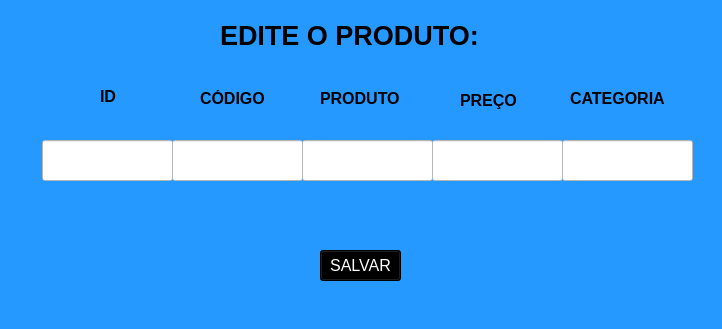
<?xml version="1.0" encoding="UTF-8"?>
<ui version="4.0">
 <class>MainWindow</class>
 <widget class="QMainWindow" name="MainWindow">
  <property name="geometry">
   <rect>
    <x>0</x>
    <y>0</y>
    <width>722</width>
    <height>329</height>
   </rect>
  </property>
  <property name="windowTitle">
   <string>MainWindow</string>
  </property>
  <property name="styleSheet">
   <string notr="true">background-color: rgb(37, 153, 255);</string>
  </property>
  <widget class="QWidget" name="centralwidget">
   <widget class="QLabel" name="label">
    <property name="geometry">
     <rect>
      <x>100</x>
      <y>90</y>
      <width>47</width>
      <height>13</height>
     </rect>
    </property>
    <property name="font">
     <font>
      <pointsize>12</pointsize>
      <weight>75</weight>
      <bold>true</bold>
     </font>
    </property>
    <property name="text">
     <string>ID</string>
    </property>
   </widget>
   <widget class="QLabel" name="label_2">
    <property name="geometry">
     <rect>
      <x>200</x>
      <y>90</y>
      <width>71</width>
      <height>16</height>
     </rect>
    </property>
    <property name="font">
     <font>
      <pointsize>12</pointsize>
      <weight>75</weight>
      <bold>true</bold>
     </font>
    </property>
    <property name="text">
     <string>CÓDIGO</string>
    </property>
   </widget>
   <widget class="QLabel" name="label_3">
    <property name="geometry">
     <rect>
      <x>320</x>
      <y>90</y>
      <width>81</width>
      <height>16</height>
     </rect>
    </property>
    <property name="font">
     <font>
      <pointsize>12</pointsize>
      <weight>75</weight>
      <bold>true</bold>
     </font>
    </property>
    <property name="text">
     <string>PRODUTO</string>
    </property>
   </widget>
   <widget class="QLabel" name="label_4">
    <property name="geometry">
     <rect>
      <x>460</x>
      <y>90</y>
      <width>61</width>
      <height>21</height>
     </rect>
    </property>
    <property name="font">
     <font>
      <pointsize>12</pointsize>
      <weight>75</weight>
      <bold>true</bold>
     </font>
    </property>
    <property name="text">
     <string>PREÇO</string>
    </property>
   </widget>
   <widget class="QLabel" name="label_5">
    <property name="geometry">
     <rect>
      <x>570</x>
      <y>90</y>
      <width>101</width>
      <height>16</height>
     </rect>
    </property>
    <property name="font">
     <font>
      <pointsize>12</pointsize>
      <weight>75</weight>
      <bold>true</bold>
     </font>
    </property>
    <property name="text">
     <string>CATEGORIA</string>
    </property>
   </widget>
   <widget class="QLabel" name="label_6">
    <property name="geometry">
     <rect>
      <x>220</x>
      <y>20</y>
      <width>271</width>
      <height>31</height>
     </rect>
    </property>
    <property name="font">
     <font>
      <pointsize>20</pointsize>
      <weight>75</weight>
      <bold>true</bold>
     </font>
    </property>
    <property name="text">
     <string>EDITE O PRODUTO:</string>
    </property>
   </widget>
   <widget class="QLineEdit" name="lineEdit">
    <property name="geometry">
     <rect>
      <x>562</x>
      <y>140</y>
      <width>131</width>
      <height>41</height>
     </rect>
    </property>
    <property name="styleSheet">
     <string notr="true">background-color: rgb(255, 255, 255);</string>
    </property>
   </widget>
   <widget class="QLineEdit" name="lineEdit_2">
    <property name="geometry">
     <rect>
      <x>432</x>
      <y>140</y>
      <width>131</width>
      <height>41</height>
     </rect>
    </property>
    <property name="styleSheet">
     <string notr="true">background-color: rgb(255, 255, 255);</string>
    </property>
   </widget>
   <widget class="QLineEdit" name="lineEdit_3">
    <property name="geometry">
     <rect>
      <x>302</x>
      <y>140</y>
      <width>131</width>
      <height>41</height>
     </rect>
    </property>
    <property name="styleSheet">
     <string notr="true">background-color: rgb(255, 255, 255);</string>
    </property>
   </widget>
   <widget class="QLineEdit" name="lineEdit_4">
    <property name="geometry">
     <rect>
      <x>172</x>
      <y>140</y>
      <width>131</width>
      <height>41</height>
     </rect>
    </property>
    <property name="styleSheet">
     <string notr="true">background-color: rgb(255, 255, 255);</string>
    </property>
   </widget>
   <widget class="QLineEdit" name="lineEdit_5">
    <property name="geometry">
     <rect>
      <x>42</x>
      <y>140</y>
      <width>131</width>
      <height>41</height>
     </rect>
    </property>
    <property name="styleSheet">
     <string notr="true">background-color: rgb(255, 255, 255);</string>
    </property>
   </widget>
   <widget class="QPushButton" name="pushButton">
    <property name="geometry">
     <rect>
      <x>320</x>
      <y>250</y>
      <width>81</width>
      <height>31</height>
     </rect>
    </property>
    <property name="font">
     <font>
      <pointsize>12</pointsize>
     </font>
    </property>
    <property name="styleSheet">
     <string notr="true">background-color: rgb(255, 255, 255);
color: rgb(255, 255, 255);
background-color: rgb(0, 0, 0);</string>
    </property>
    <property name="text">
     <string>SALVAR</string>
    </property>
   </widget>
  </widget>
  <widget class="QMenuBar" name="menubar">
   <property name="geometry">
    <rect>
     <x>0</x>
     <y>0</y>
     <width>722</width>
     <height>21</height>
    </rect>
   </property>
  </widget>
  <widget class="QStatusBar" name="statusbar"/>
 </widget>
 <resources/>
 <connections/>
</ui>
